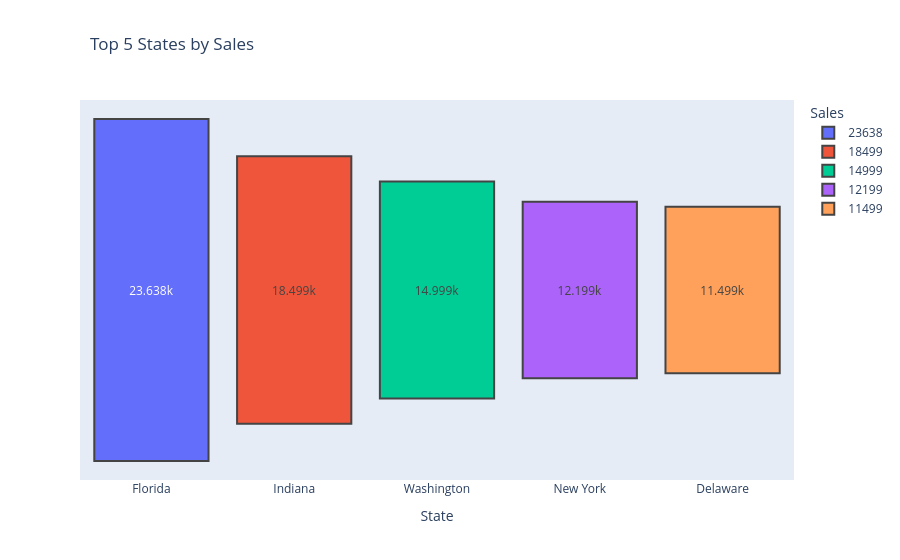

This figure's notebook cell:
### Code cell
top_5_city_sale = toolkit.sort_values(by="Sales",ascending=False).head(5)
top_5_city_sale
fig = px.funnel(top_5_city_sale,x="State",y="Sales",color="Sales",title="Top 5 States by Sales")
fig.update_traces(marker_line_width=2)
fig.update_layout(title_x=0.1)
fig.show()

### Figure 1 — Plotly figure (JSON) as saved in the notebook; plotly's stock layout.template omitted (floating-point values rounded to 4 significant figures)
{"data": [{"hovertemplate": "Sales=%{y}<br>State=%{x}<extra></extra>", "legendgroup": "23638", "marker": {"color": "#636efa", "line": {"width": 2}}, "name": "23638", "orientation": "v", "showlegend": true, "type": "funnel", "x": ["Florida"], "xaxis": "x", "y": [23638], "yaxis": "y"}, {"hovertemplate": "Sales=%{y}<br>State=%{x}<extra></extra>", "legendgroup": "18499", "marker": {"color": "#EF553B", "line": {"width": 2}}, "name": "18499", "orientation": "v", "showlegend": true, "type": "funnel", "x": ["Indiana"], "xaxis": "x", "y": [18499], "yaxis": "y"}, {"hovertemplate": "Sales=%{y}<br>State=%{x}<extra></extra>", "legendgroup": "14999", "marker": {"color": "#00cc96", "line": {"width": 2}}, "name": "14999", "orientation": "v", "showlegend": true, "type": "funnel", "x": ["Washington"], "xaxis": "x", "y": [14999], "yaxis": "y"}, {"hovertemplate": "Sales=%{y}<br>State=%{x}<extra></extra>", "legendgroup": "12199", "marker": {"color": "#ab63fa", "line": {"width": 2}}, "name": "12199", "orientation": "v", "showlegend": true, "type": "funnel", "x": ["New York"], "xaxis": "x", "y": [12199], "yaxis": "y"}, {"hovertemplate": "Sales=%{y}<br>State=%{x}<extra></extra>", "legendgroup": "11499", "marker": {"color": "#FFA15A", "line": {"width": 2}}, "name": "11499", "orientation": "v", "showlegend": true, "type": "funnel", "x": ["Delaware"], "xaxis": "x", "y": [11499], "yaxis": "y"}], "layout": {"legend": {"title": {"text": "Sales"}, "tracegroupgap": 0}, "title": {"text": "Top 5 States by Sales", "x": 0.1}, "xaxis": {"anchor": "y", "domain": [0, 1], "title": {"text": "State"}}, "yaxis": {"anchor": "x", "categoryarray": [11499, 12199, 14999, 18499, 23638], "categoryorder": "array", "domain": [0, 1], "title": {"text": "Sales"}}}}
